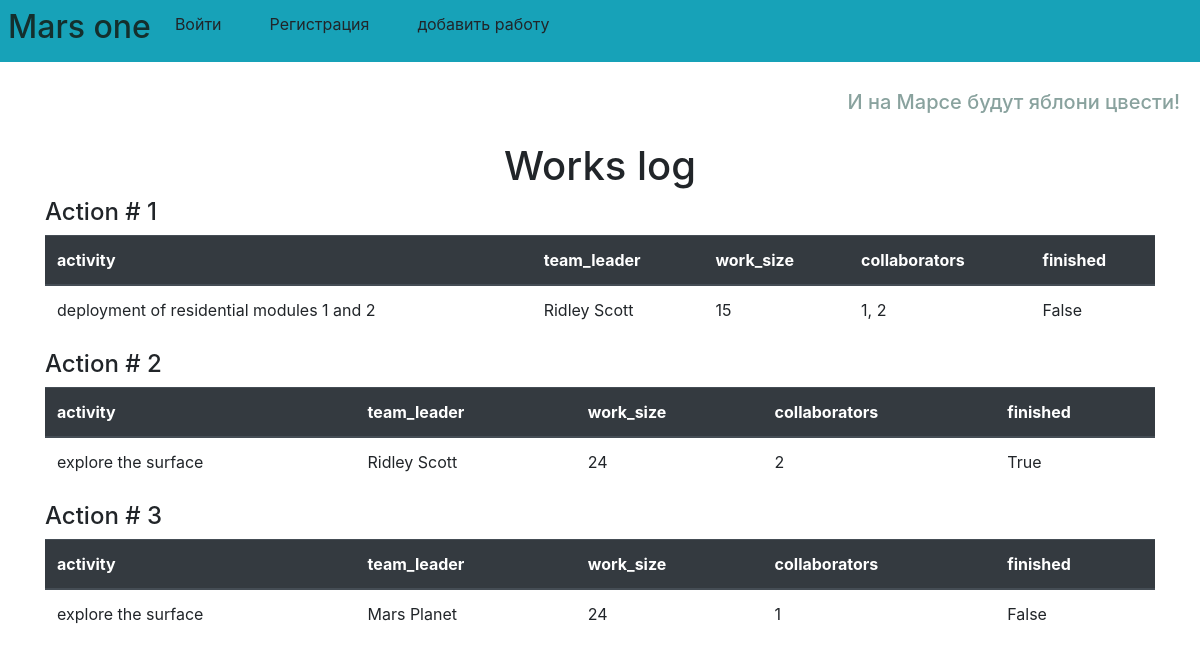
Before: / with the older database file.
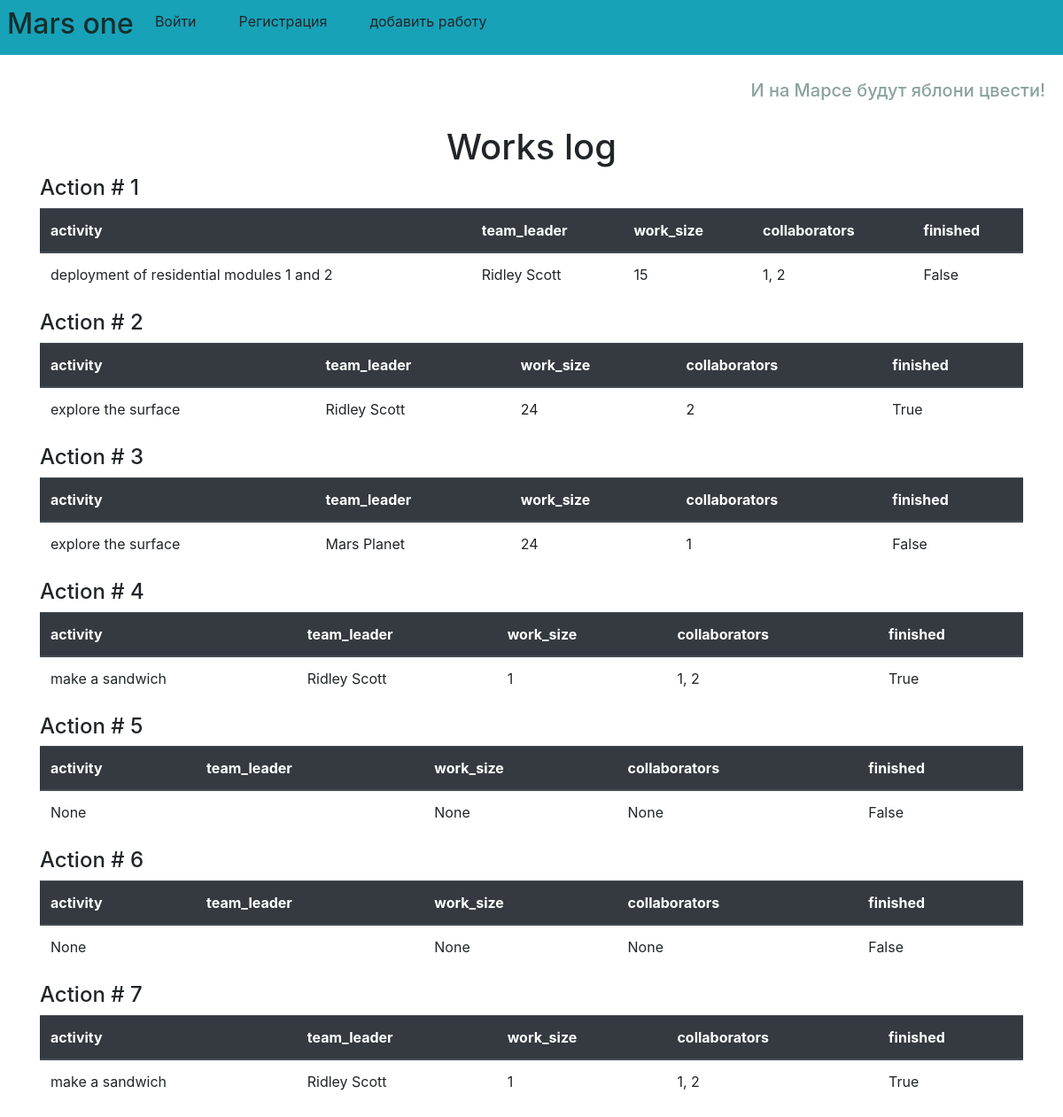
After: the same page with the newer database file.
### data/jobs.py (models this page shows)
class Job(SqlAlchemyBase, SerializerMixin):
    __tablename__ = 'jobs'
    id = sqlalchemy.Column(sqlalchemy.Integer,
                           primary_key=True, autoincrement=True)
    team_leader = sqlalchemy.Column(sqlalchemy.Integer,
                                    sqlalchemy.ForeignKey("users.id"))
    job = sqlalchemy.Column(sqlalchemy.String, nullable=True)
    work_size = sqlalchemy.Column(sqlalchemy.Integer, nullable=True)
    collaborators = sqlalchemy.Column(sqlalchemy.String, nullable=True)
    start_date = sqlalchemy.Column(sqlalchemy.String, nullable=True)
    end_date = sqlalchemy.Column(sqlalchemy.String, nullable=True)
    is_finished = sqlalchemy.Column(sqlalchemy.Boolean, default=False)
    user = orm.relation('User')

### data/users.py (models this page shows, shortened)
class User(SqlAlchemyBase, SerializerMixin, UserMixin):
    __tablename__ = 'users'
    id = sqlalchemy.Column(sqlalchemy.Integer,
                           primary_key=True, autoincrement=True)
    surname = sqlalchemy.Column(sqlalchemy.String, nullable=True)
    name = sqlalchemy.Column(sqlalchemy.String, nullable=True)
    age = sqlalchemy.Column(sqlalchemy.Integer, nullable=True)
    position = sqlalchemy.Column(sqlalchemy.String, nullable=True)
    speciality = sqlalchemy.Column(sqlalchemy.String, nullable=True)
    address = sqlalchemy.Column(sqlalchemy.String, nullable=True)
    email = sqlalchemy.Column(sqlalchemy.String,
                              index=True, unique=True, nullable=True)
    hashed_password = sqlalchemy.Column(sqlalchemy.String, nullable=True)
    modified_date = sqlalchemy.Column(sqlalchemy.DateTime,
                                      default=datetime.datetime.now)
    jobs = orm.relation("Job", back_populates='user')

### main.py (the view)
@app.route("/")
def index():
    session = db_session.create_session()
    jobs = session.query(Job).all()
    return render_template("index.html", jobs=jobs)

### data/db_session.py (called while the page is built)
def create_session() -> Session:
    global __factory
    return __factory()

### templates/index.html
{% extends "base.html" %}
{% block content %}
<div class="text text-center"><h1>Works log</h1></div>
{% for job in jobs %}
    <h4>Action # {{ job.id }}</h4>
    <table class="table">
      <thead class="thead-dark">
        <tr>
          <th scope="col">activity</th>
          <th scope="col">team_leader</th>
          <th scope="col">work_size</th>
          <th scope="col">collaborators</th>
          <th scope="col">finished</th>
        </tr>
      </thead>
      <tbody>
        <tr>
          <td>{{ job.job }}</td>
          <td>{{ job.user.name }} {{ job.user.surname }}</td>
          <td>{{ job.work_size }}</td>
          <td>{{ job.collaborators }}</td>
          <td>{{ job.is_finished }}</td>
        </tr>
      </tbody>
    </table>
{% endfor %}
{% endblock %}

### templates/base.html (shortened to what this page needs)
<!DOCTYPE html>
<html lang="en">
<head>
    <link rel="stylesheet"
          href="https://maxcdn.bootstrapcdn.com/bootstrap/4.4.1/css/bootstrap.min.css">
    </head>
    <body>
    <header class="flex-container bg-info p-2 mb-2 d-flex">
        <div class="color-text-title"><h2>Mars one</h2></div>
        <ul class="nav">
           <li class="nav-item">
                <a class="dropdown-item" href="/login">Войти</a>
           </li>
           <li class="nav-item">
                <a class="dropdown-item" href="/register">Регистрация</a>
           </li>
           <li class="nav-item">
                <a class="dropdown-item" href="/addjob">добавить работу</a>
           </li>
       </ul>
    </header>
    <div class="color-text">
        {% if current_user.is_authenticated %}
             <h5>И на Марсе будут яблони цвести!
                <p align="right">{{ current_user.name }}</p>
             </h5>
        {% else %}
                <h5>И на Марсе будут яблони цвести!</h5>
        {% endif %}
        </div>
    <main role="main" class="container">
        {% block content %}{% endblock %}
    </main>
    </body>
</html>

### static/css/style.css (style rules this page uses)
.color-text { color: #89a29e; text-align: right; padding: 20px; }
.color-text-title { color: #142f2d; }

Changed rows visible on the page:
added Job: id "4", job "make a sandwich", user.name "Ridley", user.surname "Scott", work_size "1", collaborators "1, 2", is_finished "True"
added Job: id "5", job "None", work_size "None", collaborators "None", is_finished "False"
added Job: id "6", job "None", work_size "None", collaborators "None", is_finished "False"
added Job: id "7", job "make a sandwich", user.name "Ridley", user.surname "Scott", work_size "1", collaborators "1, 2", is_finished "True"
